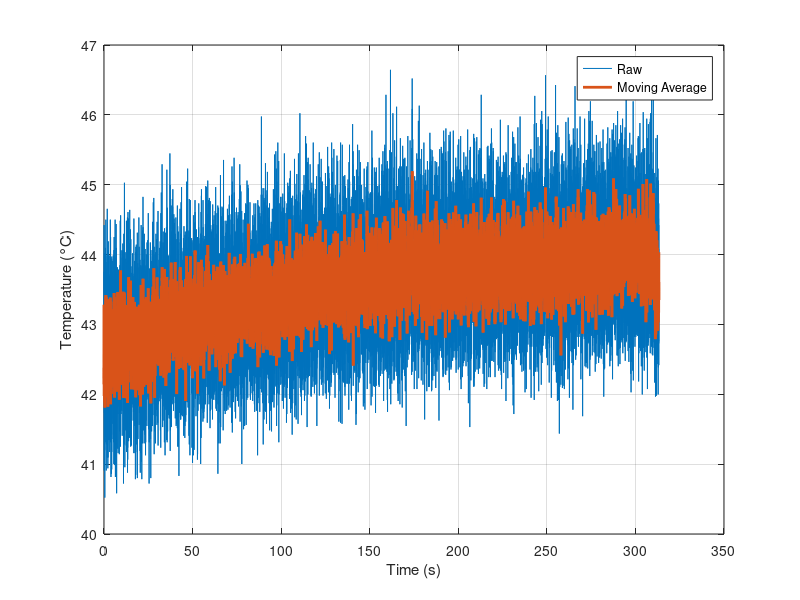
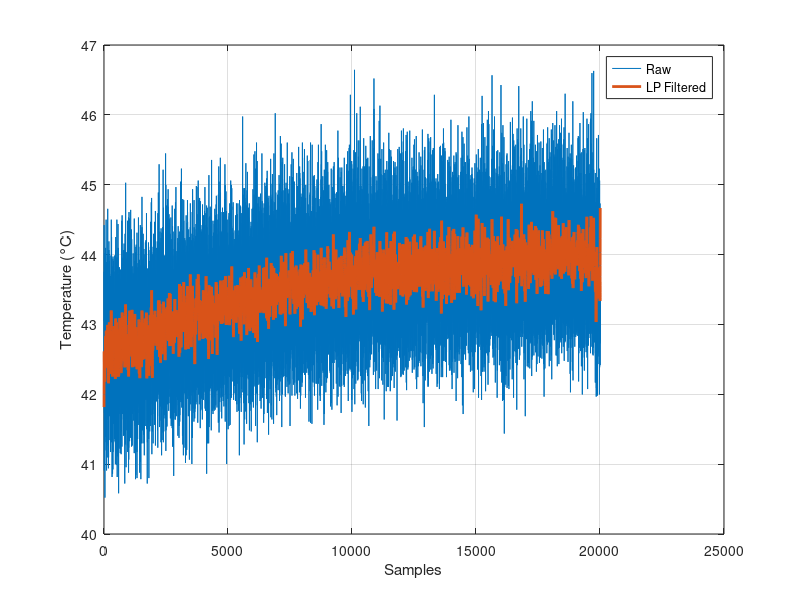
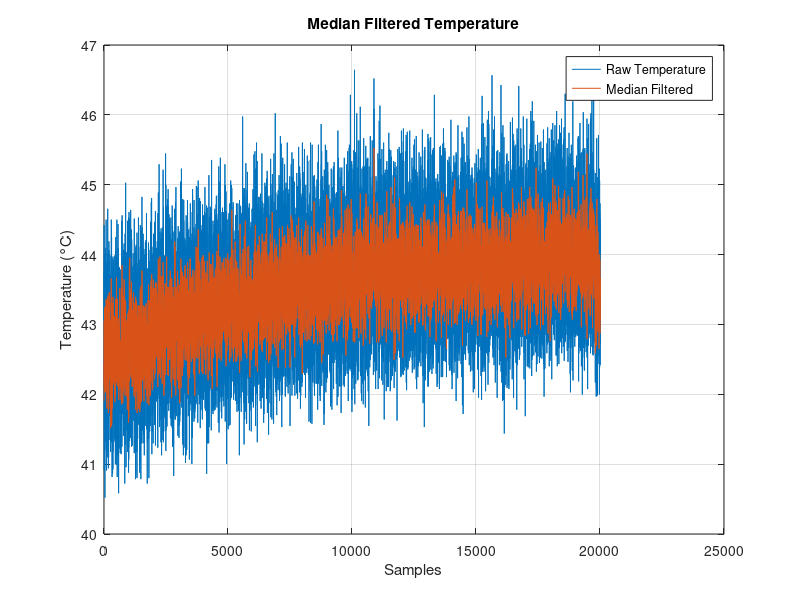

The MATLAB source for these figures, in order:
% Author : Ashish 
% Credit to internet , got helped from internet

% Open file, no file handler, file must be presetn in the same path as the
% script
% comment and uncomment file as need

% fid = fopen('idle_lpd_measured_temp.txt', 'r');
% fid = fopen('idle_fpd_measured_temp.txt', 'r');

%fid = fopen('sar_100_fpd_measured_temp.txt', 'r');
 fid = fopen('sar_100_lpd_measured_temp.txt', 'r');

 %fid = fopen('sar_100_random_sch_lpd_measured_temp.txt', 'r');
 %fid = fopen('sar_100_random_sch_fpd_measured_temp.txt', 'r');
 
% fid = fopen('sar_100_HEFT_RT_fpd_measured_temp.txt' , 'r');
% fid = fopen('sar_100_HEFT_RT_lpd_measured_temp.txt' , 'r');

% Read as columns
% 1nd col: temperature (float)
% 2rd col: literal "C"
% 3th col: timestamp (uint64)
% 4th col: literal "ns"

data = textscan(fid, '%f C %f ns');
fclose(fid);

temp = data{1};   % temperature in C
t_ns = data{2};   % timestamp in ns (as double here)

% Convert time to seconds relative to first captured sample
% captured time is in ns since boot time
t_s = (t_ns - t_ns(1)) * 1e-9;

%%%%%%%%%%%%%%%%%%%%%%%%%%%%%%%%%%%%%%%%%%%%%%%%%%%%%%%%%%%
% FIlter 1 : oving avg filter(LPF)
% Removing small fluctuations in the sample
%%%%%%%%%%%%%%%%%%%%%%%%%%%%%%%%%%%%%%%%%%%%%%%%%%%%%%%%%%%
figure (1);
y = movmean(temp, 5);   % smooth over 5 samples
plot(t_s, temp); hold on;
plot(t_s, y,'LineWidth',2);
legend("Raw","Moving Average");
xlabel('Time (s)')
ylabel('Temperature (°C)');
grid on;

% saveas(gcf, 'fpd_moving_avg_simple_sch_100_runs.png');
saveas(gcf, 'lpd_moving_avg_simple_sch_100_runs.png');

% saveas(gcf, 'lpd_moving_avg_random_sch_100_runs.png');
% saveas(gcf, 'fpd_moving_avg_random_sch_100_runs.png');

% saveas(gcf, 'fpd_moving_avg_heft_rt_sch_100_runs.png');
% saveas(gcf, 'lpd_moving_avg_heft_rt_sch_100_runs.png');

% saveas(gcf, 'lpd_moving_avg_idle.png');
% saveas(gcf, 'fpd_moving_avg_idle.png');

%%%%%%%%%%%%%%%%%%%%%%%%%%%%%%%%%%%%%%%%%%%%%%%%%%%%%%%%%%%
% Filter 2 : LPF as butterworth
% Removes high-frequency noise, preserves slow trend.
%%%%%%%%%%%%%%%%%%%%%%%%%%%%%%%%%%%%%%%%%%%%%%%%%%%%%%%%%%%
figure(2)
[b,a] = butter(3, 0.1);     % 3rd order, cutoff=0.1 Nyquist
y = filtfilt(b,a,temp);
plot(temp); hold on; plot(y,'LineWidth',2);
legend("Raw","LP Filtered");
xlabel('Samples')
ylabel('Temperature (°C)')
grid on;

% saveas(gcf, 'fpd_lpf_simple_sch_100_runs.png')
saveas(gcf, 'lpd_lpf_simple_sch_100_runs.png')

% saveas(gcf, 'lpd_lpf_random_sch_100_runs.png');
% saveas(gcf, 'fpd_lpf_random_sch_100_runs.png')

% saveas(gcf, 'fpd_lpf_heft_rt_sch_100_runs.png')
% saveas(gcf, 'lpd_lpf_heft_rt_sch_100_runs.png')

% saveas(gcf, 'lpd_lpf_idle.png')
% saveas(gcf, 'fpd_lpf_idle.png')

%%%%%%%%%%%%%%%%%%%%%%%%%%%%%%%%%%%%%%%%%%%%%%%%%%%%%%%%%%%
% Filter 3 : Median filter
% removing spikes random
%%%%%%%%%%%%%%%%%%%%%%%%%%%%%%%%%%%%%%%%%%%%%%%%%%%%%%%%%%%
figure(3);
y = medfilt1(temp, 5); % window length = 5
plot(temp); hold on; plot(y);
grid on;
xlabel('Samples')
ylabel('Temperature (°C)')
title('Median Filtered Temperature')
legend('Raw Temperature','Median Filtered','Location','best')

% saveas(gcf, 'fpd_median_simple_sch_100_runs.png');
saveas(gcf, 'lpd_median_simple_sch_100_runs.png');

% saveas(gcf, 'lpd_median_random_sch_100_runs.png');
% saveas(gcf, 'fpd_median_random_sch_100_runs.png');

 %saveas(gcf, 'fpd_median_heft_rt_sch_100_runs.png');
 % saveas(gcf, 'lpd_median_heft_rt_sch_100_runs.png');

% saveas(gcf, 'lpd_median_idle.png');
%saveas(gcf, 'fpd_median_idle.png');


%HPF
% Keeping fluctuation
%figure(4);
%[b,a] = butter(3, 0.02,'high');
%y = filtfilt(b,a,temp);
%plot(t_s, temp, '-o'); hold on;
%plot(t_s, y, 'LineWidth', 2);
%grid on;

%legend('Raw Temperature','Filtered (High-Pass)');
%xlabel('Time (s)');
%ylabel('Temperature (°C)');
%title('High-Pass Filtered Temperature Signal');
